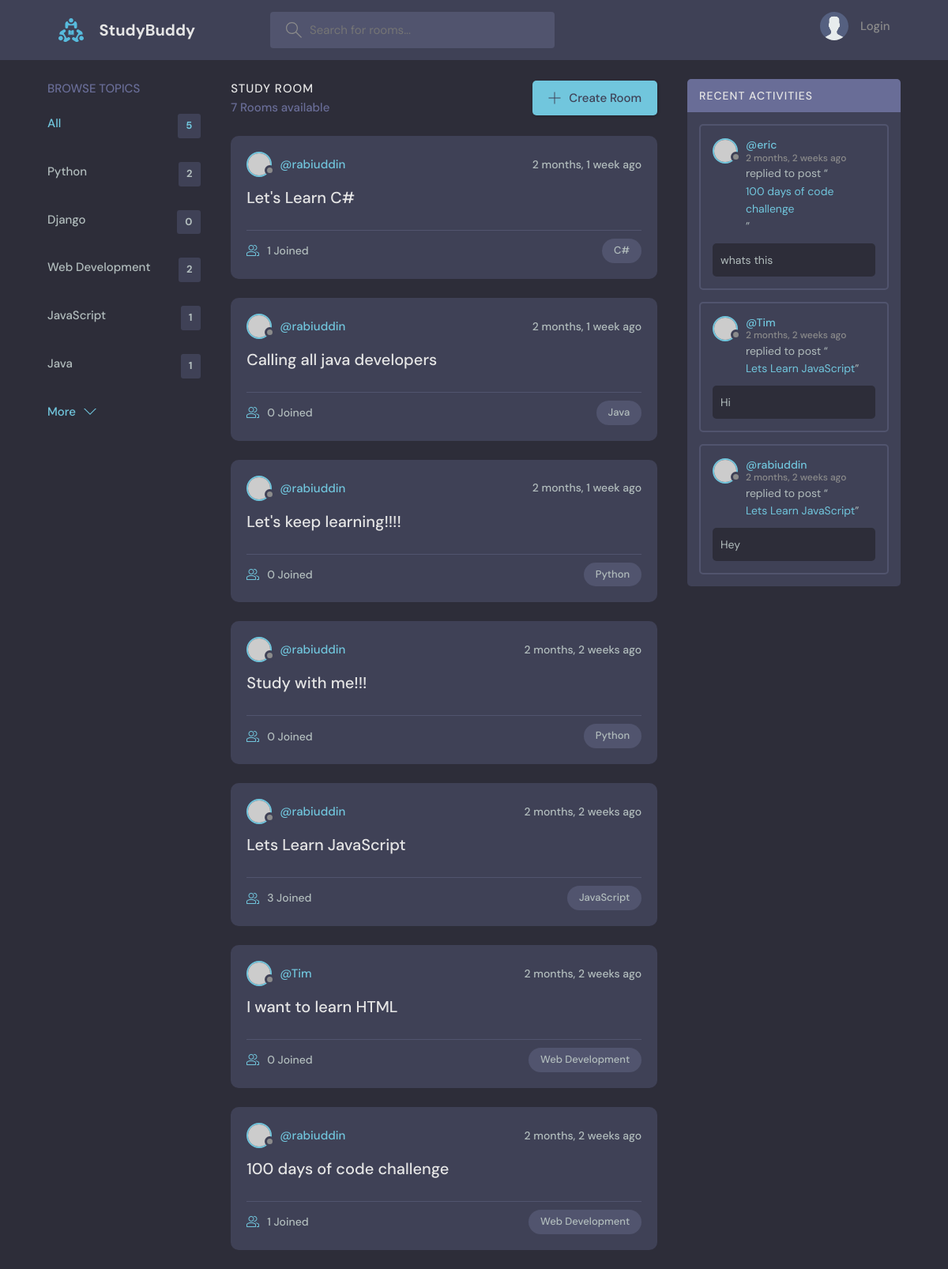
The page / on the database its author committed.
### base/models.py (models this page shows, shortened)
class Topic(models.Model):
    name = models.CharField(max_length=200)

class Room(models.Model):
    host = models.ForeignKey(User, on_delete=models.SET_NULL, null=True)
    topic = models.ForeignKey(Topic, on_delete=models.SET_NULL, null=True)
    name = models.CharField(max_length=200)
    description = models.TextField(null=True, blank=True)
    participants = models.ManyToManyField(User, related_name='participants', blank = True)
    updated = models.DateTimeField(auto_now=True)
    created = models.DateTimeField(auto_now_add=True)
    class Meta:
        ordering = ['-updated','-created']
    def __str__(self):
        return self.name

class Message(models.Model):
    user = models.ForeignKey(User, on_delete=models.CASCADE)
    room = models.ForeignKey(Room, on_delete=models.CASCADE)
    body = models.TextField()
    updated = models.DateTimeField(auto_now=True)
    created = models.DateTimeField(auto_now_add=True)
    class Meta:
        ordering = ['-updated','-created']
    def __str__(self):
        return self.body[0:50]

### base/views.py (the view)
# urls.py: path('', views.home, name='home'),
def home(request):
    q = request.GET.get('q') if request.GET.get('q') != None else ''
    rooms = Room.objects.filter(
        Q(topic__name__icontains = q) |
        Q(name__icontains = q) |
        Q(description__icontains = q)
        )
    topics = Topic.objects.all()[0:5]
    room_count = rooms.count()
    room_messages = Message.objects.filter(
        Q(room__topic__name__icontains = q)
    )
    context = {'rooms': rooms, 'topics': topics,
               'room_count': room_count, 'room_messages': room_messages}
    return render(request, 'base/home.html', context)

### base/templates/base/home.html (shortened to what this page needs)
{% extends 'main.html' %} {% block content %}
<main class="layout layout--3">
  <div class="container">
    {% include 'base/topics_component.html' %}
    <div class="roomList">
      <div class="roomList__header">
        <div>
          <h2>Study Room</h2>
          <p>{{room_count}} Rooms available</p>
        </div>
        <a class="btn btn--main" href="{% url 'create-room'%}">
          <svg
            version="1.1"
            xmlns="http://www.w3.org/2000/svg"
            width="32"
            height="32"
            viewBox="0 0 32 32"
          >
            <title>add</title>
            <path
              d="M16.943 0.943h-1.885v14.115h-14.115v1.885h14.115v14.115h1.885v-14.115h14.115v-1.885h-14.115v-14.115z"
            ></path>
          </svg>
          Create Room
        </a>
      </div>
      {% include 'base/feed_component.html' %}
    </div>
    {% include 'base/activity_component.html' %}
  </div>
</main>
{% endblock %}

### base/templates/base/topics_component.html
<div class="topics">
  <div class="topics__header">
    <h2>Browse Topics</h2>
  </div>
  <ul class="topics__list">
    <li>
      <a href="{% url 'home' %}" class="active">All <span>{{topics.count}}</span></a>
    </li>
    {% for topic in topics %}
    <li>
      <a href="{% url 'home' %}?q={{topic.name}}">{{topic.name}} <span>{{topic.room_set.all.count}}</span></a>
    </li>
    {% endfor %}
  </ul>
  <a class="btn btn--link" href="{% url 'topics' %}">
    More
    <svg
      version="1.1"
      xmlns="http://www.w3.org/2000/svg"
      width="32"
      height="32"
      viewBox="0 0 32 32"
    >
      <title>chevron-down</title>
      <path d="M16 21l-13-13h-3l16 16 16-16h-3l-13 13z"></path>
    </svg>
  </a>
</div>

### base/templates/base/feed_component.html (shortened to what this page needs)
{% for room in rooms %}
<div class="roomListRoom">
  <div class="roomListRoom__header">
    <a href="{% url 'user-profile' room.host.id %}" class="roomListRoom__author">
      <div class="avatar avatar--small">
        <img src="https://randomuser.me/api/portraits/women/11.jpg" />
      </div>
      <span>@{{room.host.username}}</span>
    </a>
    <div class="roomListRoom__actions">
      <span>{{room.created|timesince}} ago</span>
    </div>
  </div>
  <div class="roomListRoom__content">
    <a href="{% url 'room' room.id %}">{{room.name}}</a>
  </div>
  <div class="roomListRoom__meta">
    <a href="{% url 'room' room.id %}" class="roomListRoom__joined">
      {{room.participants.all.count}} Joined
    </a>
    <p class="roomListRoom__topic">{{room.topic.name}}</p>
  </div>
</div>
{% endfor %}

### base/templates/base/activity_component.html (shortened to what this page needs)
<div class="activities">
  <div class="activities__header">
    <h2>Recent Activities</h2>
  </div>
  {% for messages in room_messages %}
  <div class="activities__box">
    <div class="activities__boxHeader roomListRoom__header">
      <a
        href="{% url 'user-profile' messages.user.id %}"
        class="roomListRoom__author"
      >
        <div class="avatar avatar--small">
          <img src="https://randomuser.me/api/portraits/women/11.jpg" />
        </div>
        <p>
          @{{messages.user}}
          <span>{{messages.created|timesince}} ago</span>
        </p>
      </a>
    </div>
    <div class="activities__boxContent">
      <p>
        replied to post “<a href="{% url 'room' messages.room.id %}">{{messages.room}}</a>”
      </p>
      <div class="activities__boxRoomContent">
        <p>{{messages}}</p>
      </div>
    </div>
  </div>
  {% endfor %}
</div>

### rows shown on the page
Topic: name "Python", room_set.all.count "2"
Topic: name "Django", room_set.all.count "0"
Topic: name "Web Development", room_set.all.count "2"
Topic: name "JavaScript", room_set.all.count "1"
Topic: name "Java", room_set.all.count "1"
Room: host.username "rabiuddin", created "2 months, 1 week", name "Let's Learn C#", participants.all.count "1", topic.name "C#"
Room: host.username "rabiuddin", created "2 months, 1 week", name "Calling all java developers", participants.all.count "0", topic.name "Java"
Room: host.username "rabiuddin", created "2 months, 1 week", name "Let's keep learning!!!!", participants.all.count "0", topic.name "Python"
Room: host.username "rabiuddin", created "2 months, 2 weeks", name "Study with me!!!", participants.all.count "0", topic.name "Python"
Room: host.username "rabiuddin", created "2 months, 2 weeks", name "Lets Learn JavaScript", participants.all.count "3", topic.name "JavaScript"
Room: host.username "Tim", created "2 months, 2 weeks", name "I want to learn HTML", participants.all.count "0", topic.name "Web Development"
Room: host.username "rabiuddin", created "2 months, 2 weeks", name "100 days of code challenge", participants.all.count "1", topic.name "Web Development"
Message: user "eric", created "2 months, 2 weeks", room "100 days of code challenge", body "whats this"
Message: user "Tim", created "2 months, 2 weeks", room "Lets Learn JavaScript", body "Hi"
Message: user "rabiuddin", created "2 months, 2 weeks", room "Lets Learn JavaScript", body "Hey"

### other values the page prints
{{ topics.count }} "5"
{{ room_count }} "7"
